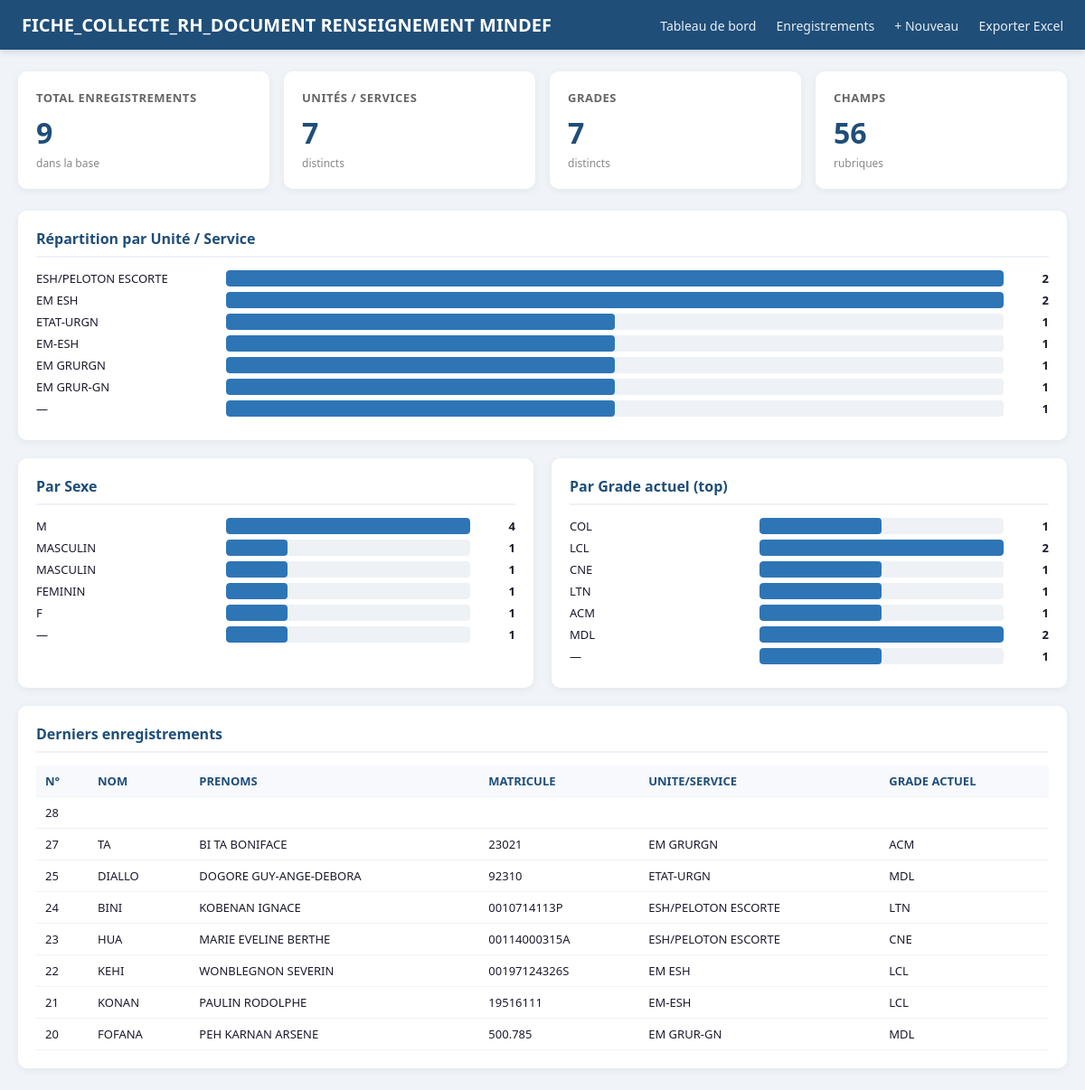
/admin (signed in), run on the app's committed database.
### tables this page shows
CREATE TABLE records (id INTEGER PRIMARY KEY AUTOINCREMENT, "MATRICULE" TEXT, "MECANO" TEXT, "TYPE DE PERSONNE" TEXT, "NOM" TEXT, "PRENOMS" TEXT, "CIVILITE" TEXT, "SITUATION DE FAMILLE" TEXT, "SEXE" TEXT, "DATE DE NAISSANCE" TEXT, "LIEU DE NAISSANCE" TEXT, "LOCALITE" TEXT, "PAYS DE NAISSANCE" TEXT, "NATIONALITE PERSONNELLE" TEXT, "DATE D'ENTREE EN SERVICE" TEXT, "UNITE/SERVICE" TEXT, "LIEU DERNIERE AFFECTATION" TEXT, "DATE DERNIERE AFFECTATION" TEXT, "REFERENCE PIECE JUSTIFICATIVE DE L'AFFECTATION" TEXT, "DERNIER EMPLOI" TEXT, "DATE DERNIER EMPLOI" TEXT, "GRADE ACTUEL" TEXT, "CATEGORIE GRADE" TEXT, "DATE PROMOTION" TEXT, "REFERENCE PIECE JUSTIFICATIVE DE LA PROMOTION" TEXT, "ECHELON ACTUEL" TEXT, "DATE EFFET INDICE" TEXT, "SOUS-POSITION STATUTAIRE" TEXT, "POSITION STATUTAIRE" TEXT, "DATE POSITION STATUTAIRE" TEXT, "REFERENCE DOCUMENT JUSTIFICATIF" TEXT, "REGIE" TEXT, "DOMAINE STRATECO-OPERATIONNEL" TEXT, "DOMAINE STRATEGIQUE" TEXT, "DOMAINE OPERATIONNEL" TEXT, "METIER" TEXT, "SPECIALITE" TEXT, "FILIERE PROFESSIONNELLE" TEXT, "ORIGINE" TEXT, "NUMERO CIM" TEXT, "DATE EDITION CIM" TEXT, "DATE D'EXPIRATION CIM" TEXT, "N°CPC" TEXT, "DATE D'EDITION CPC" TEXT, "TAILLE (CM)" TEXT, "ETHNIE" TEXT, "GROUPE SANGUIN" TEXT, "N°CMU" TEXT, "N°FPM" TEXT, "N°MUGEFCI" TEXT, "N°CNI" TEXT, "DATE D'EDITION CNI" TEXT, "N°EXTRAIT" TEXT, "COMMUNE/SOUS PREFECTURE" TEXT, "VILLE" TEXT, "ADRESSE" TEXT, "NUMERO TELEPHONE" TEXT);

### app.py (the view)
@app.route("/admin")
@login_required
def dashboard():
    conn = get_conn()
    total = conn.execute("SELECT COUNT(*) FROM records").fetchone()[0]
    recent = conn.execute("SELECT * FROM records ORDER BY id DESC LIMIT 8").fetchall()
    def group(col):
        if col not in COLUMNS: return []
        rows = conn.execute(f'SELECT "{col}", COUNT(*) c FROM records GROUP BY "{col}" ORDER BY c DESC LIMIT 8').fetchall()
        return [(r[col], r["c"]) for r in rows]
    by_service = group("UNITE/SERVICE")
    by_sexe = group("SEXE")
    by_grade = group("GRADE ACTUEL")
    grade_order = {"GBR":1,"CLM":2,"COL":3,"LCL":4,"CEN":5,"CNE":6,"LTN":7,"SLTN":8,"ACM":9,"ADC":10,"ADJ":11,"MDC":12,"MDL":13}
    by_grade = sorted(by_grade, key=lambda x: grade_order.get(x[0],99))
    conn.close()
    return render_template("dashboard.html", columns=COLUMNS, total=total, recent=recent,
                          by_service=by_service, by_sexe=by_sexe,
                          by_grade=by_grade)

### app.py (called while the page is built)
def get_conn():
    conn = sqlite3.connect(DB)
    conn.row_factory = sqlite3.Row
    return conn

def login_required(f):
    @wraps(f)
    def w(*a,**k):
        if not session.get("admin"): return redirect(url_for("login"))
        return f(*a,**k)
    return w

### templates/dashboard.html (shortened to what this page needs)
<!DOCTYPE html>
<html lang="fr">
<head>
</head>
<body>
<div class="navbar">
  <h1>FICHE_COLLECTE_RH_DOCUMENT RENSEIGNEMENT MINDEF</h1>
  <div>
    <a href="/admin">Tableau de bord</a>
    <a href="/records">Enregistrements</a>
    <a href="/add">+ Nouveau</a>
    <a href="/export">Exporter Excel</a>
  </div>
</div>
<div class="container">
  <div class="grid">
    <div class="card"><h3>Total enregistrements</h3><div class="value">{{total}}</div><div class="sub">dans la base</div></div>
    <div class="card"><h3>Unités / Services</h3><div class="value">{{by_service|length}}</div><div class="sub">distincts</div></div>
    <div class="card"><h3>Grades</h3><div class="value">{{by_grade|length}}</div><div class="sub">distincts</div></div>
    <div class="card"><h3>Champs</h3><div class="value">{{columns|length}}</div><div class="sub">rubriques</div></div>
  </div>
  <div class="section">
    <h2>Répartition par Unité / Service</h2>
    {% if by_service %}{% set mx = by_service|map(attribute=1)|max %}{% else %}{% set mx = 1 %}{% endif %}
    {% for label, cnt in by_service %}
    <div class="bar-row">
      <div class="bar-label">{{label or '—'}}</div>
      <div class="bar-track"><div class="bar-fill" style="width:{{(cnt/mx*100)|round}}%"></div></div>
      <div class="bar-val">{{cnt}}</div>
    </div>
    {% else %}<p style="color:#888">Aucune donnée.</p>{% endfor %}
  </div>
  <div style="display:grid;grid-template-columns:1fr 1fr;gap:20px">
    <div class="section">
      <h2>Par Sexe</h2>
      {% if by_sexe %}{% set mx2 = by_sexe|map(attribute=1)|max %}{% else %}{% set mx2 = 1 %}{% endif %}
      {% for label, cnt in by_sexe %}
      <div class="bar-row"><div class="bar-label">{{label or '—'}}</div><div class="bar-track"><div class="bar-fill" style="width:{{(cnt/mx2*100)|round}}%"></div></div><div class="bar-val">{{cnt}}</div></div>
      {% else %}<p style="color:#888">Aucune donnée.</p>{% endfor %}
    </div>
    <div class="section">
      <h2>Par Grade actuel (top)</h2>
      {% if by_grade %}{% set mx3 = by_grade|map(attribute=1)|max %}{% else %}{% set mx3 = 1 %}{% endif %}
      {% for label, cnt in by_grade %}
      <div class="bar-row"><div class="bar-label">{{label or '—'}}</div><div class="bar-track"><div class="bar-fill" style="width:{{(cnt/mx3*100)|round}}%"></div></div><div class="bar-val">{{cnt}}</div></div>
      {% else %}<p style="color:#888">Aucune donnée.</p>{% endfor %}
    </div>
  </div>
  <div class="section">
    <h2>Derniers enregistrements</h2>
    {% if recent %}
    <table>
      <tr><th>N°</th><th>NOM</th><th>PRENOMS</th><th>MATRICULE</th><th>UNITE/SERVICE</th><th>GRADE ACTUEL</th></tr>
      {% for r in recent %}
      <tr>
        <td>{{r['id']}}</td>
        <td>{{r['NOM']}}</td>
        <td>{{r['PRENOMS']}}</td>
        <td>{{r['MATRICULE']}}</td>
        <td>{{r['UNITE/SERVICE']}}</td>
        <td>{{r['GRADE ACTUEL']}}</td>
      </tr>
      {% endfor %}
    </table>
    {% else %}<p style="color:#888">Aucun enregistrement. <a href="/add">Ajouter le premier</a>.</p>{% endif %}
  </div>
</div>
</body>
</html>

### templates/dashboard.html (style rules this page uses)
:root { --primary:#1F4E79;--accent:#2E75B6;--bg:#f0f4f8;--card:#fff;--text:#1a1a2e }
* { box-sizing:border-box;margin:0;padding:0 }
body { font-family:'Segoe UI',Arial,sans-serif;background:var(--bg);color:var(--text) }
.navbar { background:var(--primary);color:#fff;padding:14px 24px;display:flex;align-items:center;justify-content:space-between;box-shadow:0 2px 8px rgba(0,0,0,.15) }
.navbar h1 { font-size:20px }
.navbar a { color:#fff;text-decoration:none;margin-left:18px;font-size:14px;opacity:.9 }
.container { max-width:1280px;margin:24px auto;padding:0 20px }
.grid { display:grid;grid-template-columns:repeat(auto-fit,minmax(220px,1fr));gap:16px;margin-bottom:24px }
.card { background:var(--card);border-radius:10px;padding:20px;box-shadow:0 2px 10px rgba(0,0,0,.06) }
.card h3 { font-size:13px;color:#666;text-transform:uppercase;letter-spacing:.5px;margin-bottom:8px }
.card .value { font-size:32px;font-weight:700;color:var(--primary) }
.card .sub { font-size:12px;color:#888;margin-top:4px }
.section { background:var(--card);border-radius:10px;padding:20px;box-shadow:0 2px 10px rgba(0,0,0,.06);margin-bottom:20px }
.section h2 { font-size:16px;color:var(--primary);margin-bottom:14px;border-bottom:2px solid #eef2f7;padding-bottom:8px }
.bar-row { display:flex;align-items:center;margin:6px 0;font-size:13px }
.bar-label { width:200px;overflow:hidden;text-overflow:ellipsis;white-space:nowrap }
.bar-track { flex:1;background:#eef2f7;border-radius:4px;height:18px;margin:0 10px;overflow:hidden }
.bar-fill { height:100%;background:var(--accent);border-radius:4px }
.bar-val { width:40px;text-align:right;font-weight:600 }
table { width:100%;border-collapse:collapse;font-size:13px }
th,td { padding:8px 10px;border-bottom:1px solid #eef2f7;text-align:left }
th { background:#f7f9fc;color:var(--primary);font-weight:600 }

### data on the page
records: id "28"
records: id "27", NOM "TA", PRENOMS "BI TA BONIFACE", MATRICULE "23021", r "EM GRURGN", GRADE ACTUEL "ACM"
records: id "25", NOM "DIALLO", PRENOMS "DOGORE GUY-ANGE-DEBORA", MATRICULE "92310", r "ETAT-URGN", GRADE ACTUEL "MDL"
records: id "24", NOM "BINI", PRENOMS "KOBENAN IGNACE", MATRICULE "0010714113P", r "ESH/PELOTON ESCORTE", GRADE ACTUEL "LTN"
records: id "23", NOM "HUA", PRENOMS "MARIE EVELINE BERTHE", MATRICULE "00114000315A", r "ESH/PELOTON ESCORTE", GRADE ACTUEL "CNE"
records: id "22", NOM "KEHI", PRENOMS "WONBLEGNON SEVERIN", MATRICULE "00197124326S", r "EM ESH", GRADE ACTUEL "LCL"
records: id "21", NOM "KONAN", PRENOMS "PAULIN RODOLPHE", MATRICULE "19516111", r "EM-ESH", GRADE ACTUEL "LCL"
records: id "20", NOM "FOFANA", PRENOMS "PEH KARNAN ARSENE", MATRICULE "500.785", r "EM GRUR-GN", GRADE ACTUEL "MDL"

### other printed values
{{ total }} "9"
{{ by_service|length }} "7"
{{ by_grade|length }} "7"
{{ columns|length }} "56"
{{ label or '—' }} "ESH/PELOTON ESCORTE" "EM ESH" "ETAT-URGN" "EM-ESH" "EM GRURGN" "EM GRUR-GN" "—"
{{ cnt }} "2" "2" "1" "1" "1" "1" "1"
{{ label or '—' }} "M" "MASCULIN" "MASCULIN" "FEMININ" "F" "—"
{{ cnt }} "4" "1" "1" "1" "1" "1"
{{ label or '—' }} "COL" "LCL" "CNE" "LTN" "ACM" "MDL" "—"
{{ cnt }} "1" "2" "1" "1" "1" "2" "1"
